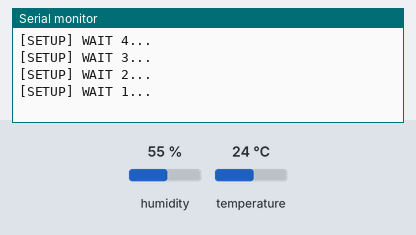
A sketch run on a simulated ESP8266 (NodeMCU). On the bench: the last lines printed to the serial monitor. Wiring (inferred from the names in the program): DHT22 sensor: data GPIO 2. Inputs (shaded band) come from the test bench; at power-on: humidity 55 %, temperature 24 °C. WiFi joins after 1.5 s; servers stay silent unless stated; uploads are accepted with an empty reply.

Above: at 5.2 s.
5.3 s: humidity set to 22 %
At 7.5 s:
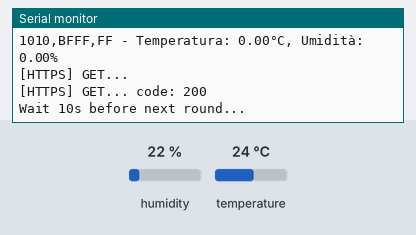
14.5 s: temperature set to 12 °C
At 17.0 s:
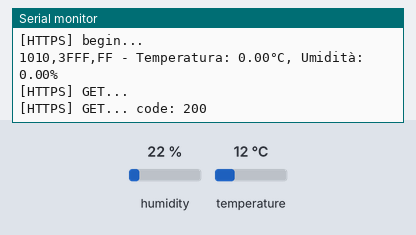
28.5 s: humidity set to 68 %
At 38.11 s:
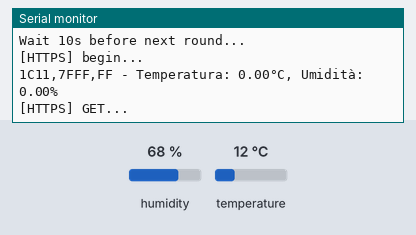
39.4 s: temperature set to 28 °C
At 49.3 s:
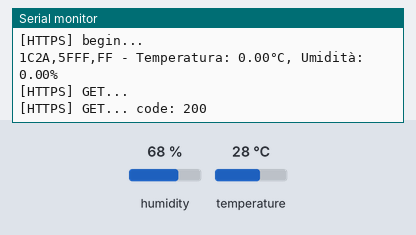
50.2 s: humidity set to 40 %
At 60.1 s:
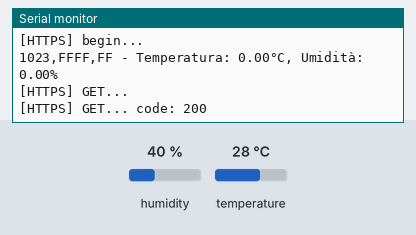
Timing chart, 0 to 61.6 s (numbered marks = the images above; inputs shaded):
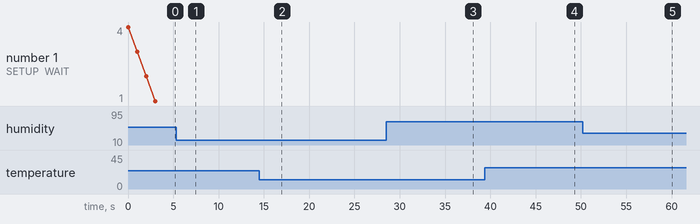

The sketch:

dht22-iot.ino
```cpp
/*
 * Questo programma per ESP-01S su scheda IoT, legge i valori di
 * Temperatura e Umidità da DHT22 sul GPIO2.
 *
 * Risolve anche il problema: Reading Negative Temperatures with DHT22
 *
 * Con questo sketch si leggono sia temperature positive che negative,
 * senza fare uso di librerie, e li trasmette via Wi-Fi a un servizio
 * web attraverso protocollo HTTPS (crittografato).
 *
 * Sketch basato sul programma di esempio "BasicHTTPSClient.ino"
 *
 * Visualizza il progetto integrale open-source:
 * https://youtu.be/O72t-QcfDvM
 *
 */

#define DEVICE_ID   "DHT22-LAB"
#define WEBSERVICE  "https://fremsoft.it/service-dht.php"
#define MIO_SSID    "********"  // your SSID here
#define PASSWORD    "********"  // the password here


#include <Arduino.h>

#include <ESP8266WiFi.h>
#include <ESP8266WiFiMulti.h>

#include <ESP8266HTTPClient.h>

#include <WiFiClientSecureBearSSL.h>
// Fingerprint for demo URL, expires on June 2, 2021, needs to be updated well before this date
const uint8_t fingerprint[20] = {0x40, 0xaf, 0x00, 0x6b, 0xec, 0x90, 0x22, 0x41, 0x8e, 0xa3, 0xad, 0xfa, 0x1a, 0xe8, 0x25, 0x41, 0x1d, 0x1a, 0x54, 0xb3};

ESP8266WiFiMulti WiFiMulti;


#define DHTPIN              2
#define DHTTYPE         DHT22

#define TIMEOUT_DHT_MS      2

float temperatura, umidita;


void setup() {

  Serial.begin(115200);
  // Serial.setDebugOutput(true);

  Serial.println();
  Serial.println();
  Serial.println();

  for (uint8_t t = 4; t > 0; t--) {
    Serial.printf("[SETUP] WAIT %d...\n", t);
    Serial.flush();
    delay(1000);
  }

  WiFi.mode(WIFI_STA);
  WiFiMulti.addAP(MIO_SSID, PASSWORD);

  pinMode( DHTPIN, INPUT );

}


unsigned char raw[5];

void eseguiLettura() {

  int i;
  int n_bit;
  int value;

  unsigned long t;


  // Sequenza di start : tengo basso per almeno 18ms
  pinMode( DHTPIN, OUTPUT );
  digitalWrite( DHTPIN, LOW );
  delay( 19 );
  pinMode( DHTPIN, INPUT );

  // Buttiamo via il primo bit
  // aspetta che la linea dati vada a zero
  t = millis() + TIMEOUT_DHT_MS;
  while ( (digitalRead( DHTPIN ) != 0) && (millis() <= t) ) /* do nothing */;

  // aspetta il fronte di salita
  t = millis() + TIMEOUT_DHT_MS;
  while ( (digitalRead( DHTPIN ) == 0) && (millis() <= t) ) /* do nothing */;


  // ascolto 40 bit: [8bit RH%][8bit 1/10RH%][8bit T°C][8bit 1/10T°C][CHECKSUM]
  for (i=0; i<5; i++) {
    // lettura del byte i-esimo
    raw[i] = 0;

    for (n_bit=0; n_bit<8; n_bit++) {

      // aspetta che la linea dati vada a zero
      t = millis() + TIMEOUT_DHT_MS;
      while ( (digitalRead( DHTPIN ) != 0) && (millis() <= t) ) /* do nothing */;

      // aspetta il fronte di salita
      t = millis() + TIMEOUT_DHT_MS;
      while ( (digitalRead( DHTPIN ) == 0) && (millis() <= t) ) /* do nothing */;

      // aspetta 50uSec
      delayMicroseconds(50);

      // lettura della linea dati
      value = digitalRead( DHTPIN );
      raw[i] = raw[i] << 1;
      if (value != 0) { raw[i] = raw[i] | 0x01; }
    }
  }

  // controllo checksum ed eventuale scrittura dei valori letti
  /*
  Serial.print (raw[0]);
  Serial.print (" ");
  Serial.print (raw[1]);
  Serial.print (" ");
  Serial.print (raw[2]);
  Serial.print (" ");
  Serial.print (raw[3]);
  Serial.print (" ");
  Serial.println(raw[4]);
  */

  if ( ((raw[0] + raw[1] + raw[2] + raw[3]) & 0xFF) == raw[4] ) {
    // la lettura è corretta
    long t_int = ((raw[2] << 8) | raw[3]);
    if ((raw[2] & 0x80) == 0) {
      /* numero positivo */
      temperatura = t_int / 10.0;
    }
    else {
      /* numero negativo */
      temperatura = (0-( ~t_int + 1)) / 10.0 ;
    }

    /*
     *  SE IL SIGNED INT E' UN INTERO A 16 BIT SI
     *  PUO' FARE PIU' SEMPLICEMENTE COSI':
     *
     *  temperatura = (signed int)((raw[2] << 8) | raw[3]);
     *  temperatura = temperatura / 10.0;
     *
     */
    umidita     = ((raw[0] << 8) | raw[1]) / 10.0;
  }
}


void loop() {
  // wait for WiFi connection
  if ((WiFiMulti.run() == WL_CONNECTED)) {

    std::unique_ptr<BearSSL::WiFiClientSecure>client(new BearSSL::WiFiClientSecure);

    // client->setFingerprint(fingerprint);
    // Or, if you happy to ignore the SSL certificate, then use the following line instead:
    client->setInsecure();

    HTTPClient https;

    Serial.print("[HTTPS] begin...\n");

    eseguiLettura();
    Serial.print ( raw[0], HEX );
    Serial.print ( raw[1], HEX );
    Serial.print ( "," );
    Serial.print ( raw[2], HEX );
    Serial.print ( raw[3], HEX );
    Serial.print ( "," );
    Serial.print ( raw[4], HEX );
    Serial.print ( " - " );
    Serial.print ( "Temperatura: " );
    Serial.print ( temperatura );
    Serial.print ( "°C, Umidità: " );
    Serial.print ( umidita );
    Serial.println( "%" );

    String url;
    url = WEBSERVICE;
    url = url + "?device=";
    url = url + DEVICE_ID;
    url = url + "&t=";
    url = url + String(temperatura);
    url = url + "&h=";
    url = url + String(umidita);

    if (https.begin(*client, url)) {  // HTTPS

      Serial.print("[HTTPS] GET...\n");
      // start connection and send HTTP header
      int httpCode = https.GET();

      // httpCode will be negative on error
      if (httpCode > 0) {
        // HTTP header has been send and Server response header has been handled
        Serial.printf("[HTTPS] GET... code: %d\n", httpCode);

        // file found at server
        if (httpCode == HTTP_CODE_OK || httpCode == HTTP_CODE_MOVED_PERMANENTLY) {
          String payload = https.getString();
          Serial.println(payload);
        }
      } else {
        Serial.printf("[HTTPS] GET... failed, error: %d %s\n", httpCode, https.errorToString(httpCode).c_str());
      }

      https.end();
      delay(500);

    } else {
      Serial.printf("[HTTPS] Unable to connect\n");
    }
  }

  Serial.println("Wait 10s before next round...");
  delay(10000);
}
```

Measured:
- after the input at 5.3 s, the serial monitor: prints a new line after 0.29 s (image 1)
- after the input at 14.5 s, the serial monitor: prints a new line after 1.9 s (image 2)
- after the input at 28.5 s, the serial monitor: prints a new line after 9.5 s (image 3)
- after the input at 39.4 s, the serial monitor: prints a new line after 9.3 s (image 4)
- after the input at 50.2 s, the serial monitor: prints a new line after 9.3 s (image 5)
